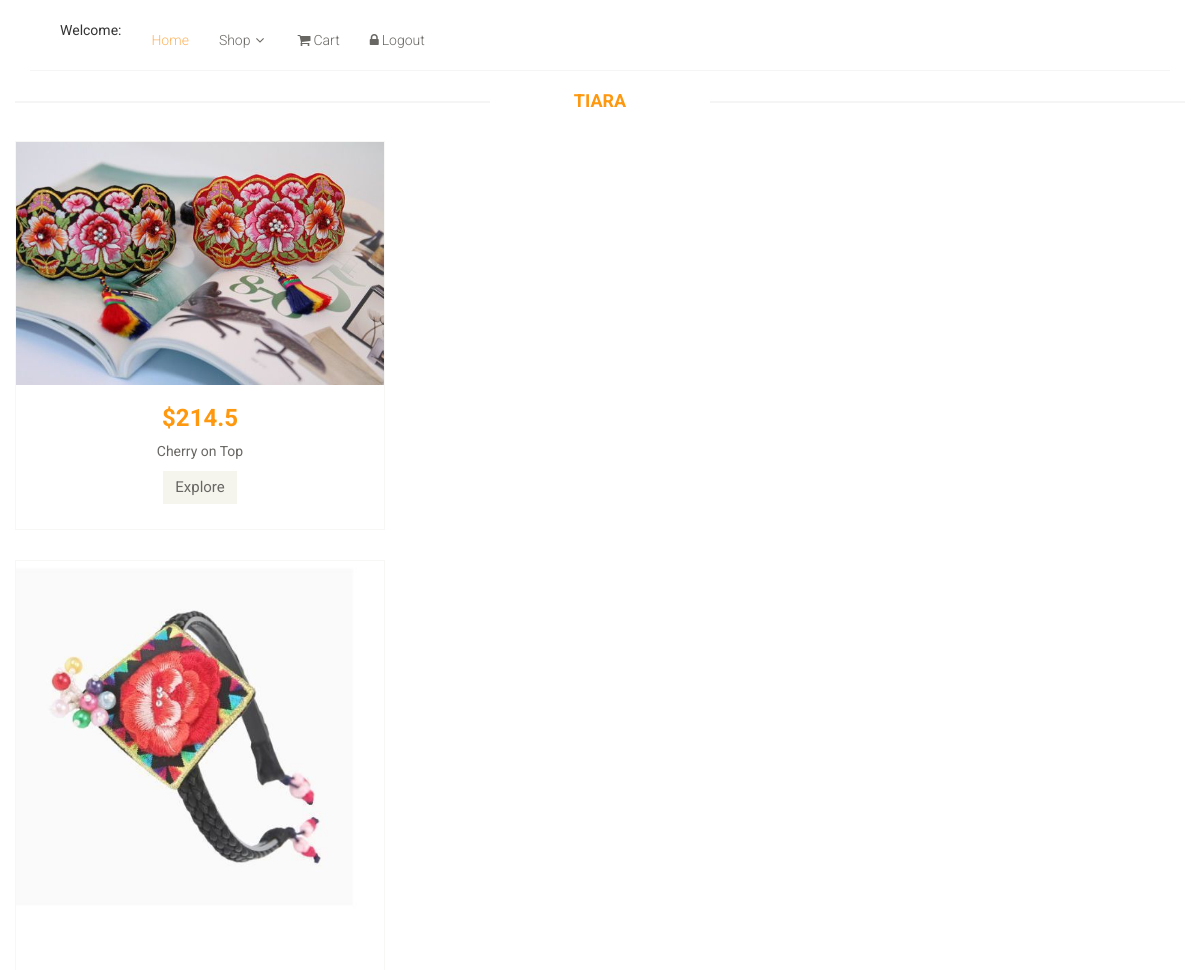
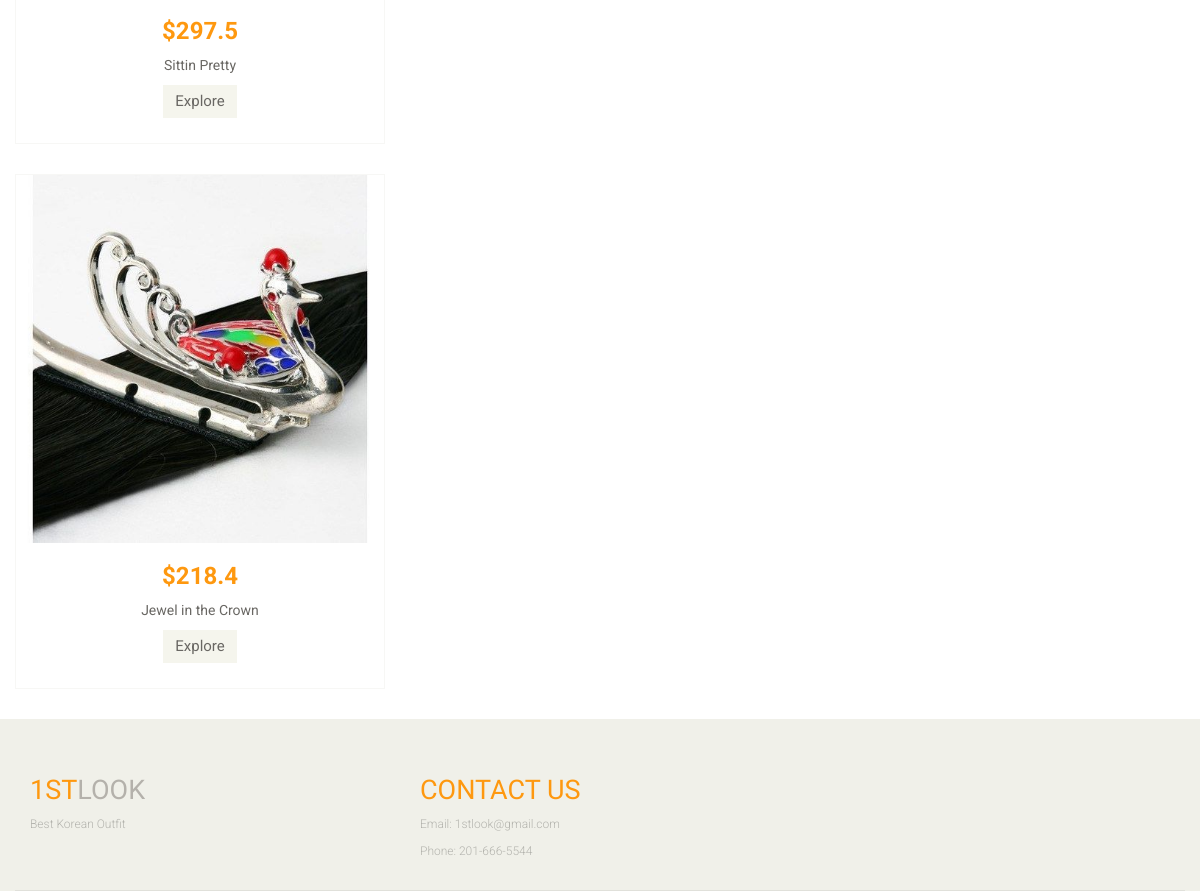
The app's page /4tiara.php with its own data (2 pictures, top to bottom).
### tables this page shows
CREATE TABLE `products` (
  `Pid` int(10) NOT NULL,
  `Pname` varchar(250) NOT NULL,
  `Pprice` float NOT NULL,
  `quantity` int(15) NOT NULL,
  `image` varchar(250) NOT NULL,
  `category` int(15) NOT NULL
);

### 4tiara.php (the view, shortened to what this page needs)
<?php
	$link = connect();
	$sql = "SELECT * FROM products";
	$result= mysqli_query($link,$sql);
			if(mysqli_num_rows($result) > 0){
?>
<!DOCTYPE html>
<html lang="en">
<head>
    <link href="css/bootstrap.min.css" rel="stylesheet">
    <link href="css/font-awesome.min.css" rel="stylesheet">
    <link href="css/prettyPhoto.css" rel="stylesheet">
    <link href="css/price-range.css" rel="stylesheet">
    <link href="css/animate.css" rel="stylesheet">
	<link href="css/main.css" rel="stylesheet">
	<link href="css/responsive.css" rel="stylesheet">
</head>
    <body>
    <header id="header">
		<div class="header-middle">
			<div class="container">
				<div class="row" >
					<div class="col-sm-8">
						<div class="shop-menu pull-left">
							<ul class="nav navbar-nav">
							    <li><?php echo "Welcome: ", $_SESSION['firstname'] ?></li>
								<li><a href="home1.php" class="active">Home</a></li>
                                <li class="dropdown"><a href="#">Shop<i class="fa fa-angle-down"></i></a>
                                </li>
								<li><a href="cart.php"><i class="fa fa-shopping-cart"></i>Cart</a></li>
								<li><a href="logout.php"><i class="fa fa-lock"></i>Logout</a>
								</li>
							</ul>
						</div>
					</div>
				</div>
			</div>
		</div>
	</header>
    <h2 class="title text-center"><br>Tiara</h2>
      <form action = "" method = "POST">
<?php
			  while($row=mysqli_fetch_assoc($result)){
			   $Pname = $row['Pname'];
			   $Pprice = $row['Pprice'];
			   $image = $row['image'];
			   $category = $row['category'];
			  if($category == 4){
?>
		<div class="features_items">
              <div class="col-sm-4" >
							<div class="product-image-wrapper">
								<div class="single-products">
									<div class="productinfo text-center">
										<img src = "img/<?php echo $image?>">
										<h2>$<?php echo $Pprice?></h2>
										<p><?php echo $Pname?></p>
										<a href="Explore.php?add= <?php echo $row['Pid']; ?>"class="btn btn-default add-to-cart">Explore</a>
									</div>
		                            	<div class="product-overlay">
										<div class="overlay-content">
										</div>
									</div>
								</div>
							</div>
						</div>
              </div>
           <?php
			  }
			  }
           ?>
        </form>
	<footer id="footer">
		<div class="footer-top">
			<div class="container">
				<div class="row">
					<div class="col-sm-2">
						<div class="companyinfo">
							<h2><span>1ST</span>LOOK</h2>
							<p>Best Korean Outfit</p>
						</div>
					</div>
					<div class="col-sm-2">
					</div>
						<div class="col-sm-2">
						<div class="companyinfo">
							<h2><span>Contact Us</span></h2>
							<p>Email: 1stlook@gmail.com</p>
							<p>Phone: 201-666-5544</p>
						</div>
					</div>
						<div class="col-sm-2">
					</div>
					<div class="col-sm-3">
						<div class="address">
						</div>
					</div>
				</div>
			</div>
		</div>
	</footer>
    </body>
</html>
<?php
		}
		else{
				echo "Can't find another products. Try later.";
				}
?>

### css/main.css (style rules this page uses)
body { font-family: 'Roboto', sans-serif; background:; position: relative; font-weight:400px; }
ul li { list-style: none; }
a { -webkit-transition: 300ms; -moz-transition: 300ms; -o-transition: 300ms; transition: 300ms; }
h1, h2, h3, h4, h5, h6 { font-family: 'Roboto', sans-serif; }
.header-middle .container .row { border-bottom: 1px solid #f5f5f5; margin-left: 0; margin-right: 0; padding-bottom: 20px; padding-top: 20px; }
.header-middle .container .row .col-sm-8 { padding-right:0; }
.shop-menu ul li { display:inline-block; padding-left: 15px; padding-right: 15px; }
.shop-menu ul li:last-child { padding-right: 0; }
.shop-menu ul li a { color: #696763; font-family: 'Roboto', sans-serif; font-size: 14px; font-weight: 300; padding:0; padding-right: 0; margin-top: 10px; }
.shop-menu ul li a i { margin-right:3px; }
.mainmenu ul li a:hover, .mainmenu ul li a.active, .shop-menu ul li a.active { background:none; color:#fdb45e; }
.fa-angle-down { padding-left: 5px; }
#footer { background: #F0F0E9; }
.footer-top .container { border-bottom: 1px solid #E0E0DA; padding-bottom: 20px; }
.companyinfo { margin-top: 57px; }
.companyinfo h2 { color: #B4B1AB; font-family: abel; font-size: 27px; text-transform: uppercase; }
.companyinfo h2 span { color:#FE980F; }
.companyinfo p { color: #B3B3AD; font-family: 'Roboto', sans-serif; font-size: 12px; font-weight: 300; }
.footer-top .col-sm-3 { overflow: hidden; }
.address { margin-top: 30px; position: relative; overflow: hidden; }
.left-sidebar h2:after, h2.title:after { content: " "; position: absolute; border: 1px solid #f5f5f5; bottom:8px; left: 0; width: 100%; height: 0; z-index: -2; }
h2.title:before { content: " "; position: absolute; background: #fff; bottom: -6px; width: 220px; height: 30px; z-index: -1; left: 50%; margin-left: -110px; }
.features_items { overflow:hidden; }
h2.title { color: #FE980F; font-family: 'Roboto', sans-serif; font-size: 18px; font-weight: 700; margin: 0 15px; text-transform: uppercase; margin-bottom: 30px; position: relative; }
.product-image-wrapper { border:1px solid #F7F7F5; overflow: hidden; margin-bottom:30px; }
.single-products { position: relative; }
.productinfo h2 { color: #FE980F; font-family: 'Roboto', sans-serif; font-size: 24px; font-weight: 700; }
.productinfo p { font-family: 'Roboto', sans-serif; font-size: 14px; font-weight: 400; color: #696763; }
.productinfo img { width: 100%; }
.productinfo { position:relative; }
.product-overlay { background:#FE980F; top: 0; display: none; height: 0; position: absolute; transition: height 500ms ease 0s; width: 100%; display: block; opacity:; }
.product-overlay .overlay-content { bottom: 0; position: absolute; bottom: 0; text-align: center; width: 100%; }
.add-to-cart { background:#F5F5ED; border: 0 none; border-radius: 0; color: #696763; font-family: 'Roboto', sans-serif; font-size: 15px; margin-bottom: 25px; }

### records on screen
products: image (picture), Pprice "214.5", Pname "Cherry on Top"
products: image (picture), Pprice "297.5", Pname "Sittin Pretty"
products: image (picture), Pprice "218.4", Pname "Jewel in the Crown"
